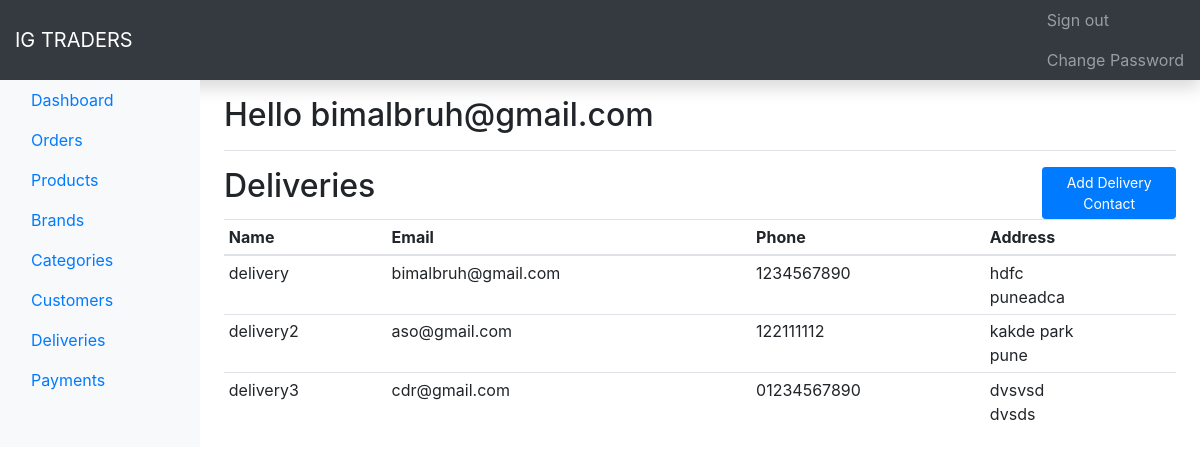
Screenshot of /admin/delivery.php (signed in) with the database file from the repository.
### tables this page shows
CREATE TABLE IF NOT EXISTS `delivery` (
  `id` int(6) UNSIGNED NOT NULL AUTO_INCREMENT,
  `username` varchar(30) DEFAULT NULL,
  `email` varchar(30) DEFAULT NULL,
  `street` varchar(30) DEFAULT NULL,
  `city` varchar(30) DEFAULT NULL,
  `phone` varchar(50) DEFAULT NULL,
  PRIMARY KEY (`id`)
);

### admin/delivery.php (the view, shortened to what this page needs)
<!doctype html>
<html lang="en">
<head>
    <link rel="stylesheet" href="https://stackpath.bootstrapcdn.com/bootstrap/4.3.1/css/bootstrap.min.css">
    <link rel="stylesheet" href="https://use.fontawesome.com/releases/v5.7.2/css/all.css">
</head>
<nav class="navbar navbar-dark  bg-dark flex-sm-nowrap p-0 shadow">
    <a class="navbar-brand col-sm-3 col-md-2 mr-0" href="#">IG TRADERS</a>
    <ul class="navbar-nav px-3">
        <?php
        if (isset($_SESSION['user'])) {
            ?>
            <li class="nav-item ">
                <a class="nav-link" href="./admin-logout.php">Sign out</a>
            </li>
            <li class="nav-item ">
                <a class="nav-link" href="#" data-toggle="modal" data-target="#change">Change Password</a>
            </li>
            <?php
        }
        ?>
    </ul>
</nav>
<div class="container-fluid">
  <div class="row">
      <nav class="col-md-2 d-none d-md-block bg-light sidebar">
          <div class="sidebar-sticky">
              <ul class="nav flex-column">
                  <?php
                  $uri = $_SERVER['REQUEST_URI'];
                  $uriAr = explode("/", $uri);
                  $page = end($uriAr);
                  $uname= $_SESSION['user'];
                  if($uname == 'bimalbruh@gmail.com'){
                      ?>
                      <li class="nav-item">
                          <a class="nav-link <?php echo ($page == '' || $page == 'admin-index.php') ? 'active' : ''; ?>" href="./admin-index.php">
                              Dashboard <span class="sr-only">(current)</span>
                          </a>
                      </li>
                      <li class="nav-item">
                          <a class="nav-link <?php echo ($page == 'customer_orders.php') ? 'active' : ''; ?>" href="./customer_orders.php">
                              Orders
                          </a>
                      </li>
                      <li class="nav-item">
                          <a class="nav-link <?php echo ($page == 'products.php') ? 'active' : ''; ?>" href="./products.php">
                              Products
                          </a>
                      </li>
                      <li class="nav-item">
                          <a class="nav-link <?php echo ($page == 'brands.php') ? 'active' : ''; ?>" href="./brands.php">
                              Brands
                          </a>
                      </li>
                      <li class="nav-item">
                          <a class="nav-link <?php echo ($page == 'categories.php') ? 'active' : ''; ?>" href="./categories.php">
                              Categories
                          </a>
                      </li>
                      <li class="nav-item">
                          <a class="nav-link <?php echo ($page == 'customers.php') ? 'active' : ''; ?>" href="./customers.php">
                              Customers
                          </a>
                      </li>
                      <li class="nav-item">
                          <a class="nav-link <?php echo ($page == 'delivery.php') ? 'active' : ''; ?>" href="./delivery.php">
                              Deliveries
                          </a>
                      </li>
                      <li class="nav-item">
                          <a class="nav-link <?php echo ($page == 'payments.php') ? 'active' : ''; ?>" href="./payments.php">
                              Payments
                          </a>
                      </li>
                  <?php } ?>
              </ul>
          </div>
      </nav>
      <main role="main" class="col-md-9 ml-sm-auto col-lg-10 px-4">
          <div class="d-flex justify-content-between flex-wrap flex-md-nowrap align-items-center pt-3 pb-2 mb-3 border-bottom">
              <h1 class="h2">Hello <?php echo $_SESSION['user']; ?></h1>
          </div>
      <div class="row">
      	<div class="col-10">
      		<h2>Deliveries</h2>
      	</div>
        <div class="col-2">
          <button data-toggle="modal" data-target="#add_category_modal" class="btn btn-primary btn-sm">Add Delivery Contact</button>
        </div>
        <?php
        $uname= $_SESSION['user'];
        $db = new Database();
        $con = $db->connect();
        ?>
      </div>
      <div class="table-responsive">
        <table class="table table-striped table-sm">
          <thead>
            <tr>
              <th>Name</th>
              <th>Email</th>
              <th>Phone</th>
              <th>Address</th>
            </tr>
            <?php
            if($uname != 'bimalbruh@gmail.com'){
            $q2= "SELECT * FROM delivery  ";
        }
        else{
        	$q2= "SELECT * FROM delivery";
        }
			$data2= mysqli_query($con, $q2);
			while($res2= mysqli_fetch_assoc($data2)){
            ?>
            <tr>
            	<td><?php echo $res2['username']; ?></td>
            	<td><?php echo $res2['email']; ?></td>
            	<td><?php echo $res2['phone']; ?></td>
            	<td><?php echo $res2['street']."<br>".$res2['city']; ?></td>
            </tr>
          <?php }?>
          </thead>
        </table>
      </div>
    </main>
  </div>
</div>

### rows the page displays
delivery: username "delivery", email "bimalbruh@gmail.com", phone "1234567890", street "hdfc", city "puneadca"
delivery: username "delivery2", email "aso@gmail.com", phone "122111112", street "kakde park", city "pune"
delivery: username "delivery3", email "cdr@gmail.com", phone "01234567890", street "dvsvsd", city "dvsds"

### other values shown
$_SESSION['user'] "bimalbruh@gmail.com"
